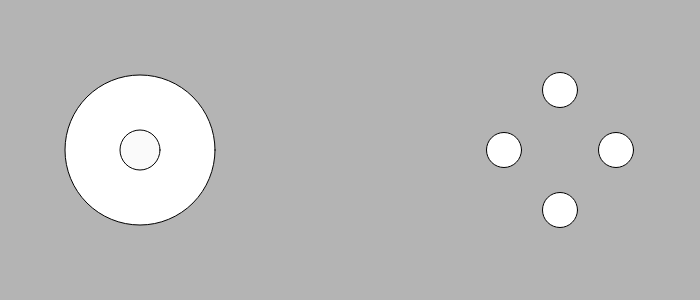
Frame 1 (no input)
Frame 60 (no input): identical to frame 1, image omitted
Frame 120 (the mouse pressed at the canvas centre since frame 60): identical to frame 1, image omitted

The p5.js sketch that drew this single still picture (run headless with seeded random() and noise() and a simulated clock; from frame 60 on, the mouse is pressed at the canvas centre):

// p5.js sketch
// ── sketch.js
// This sketch shows the joystick and button values from the Arduino sketch
// entitled '4Button2AxisJoystick.ino' and found here:
//  - https://github.com/jonfroehlich/arduino/tree/master/GameController/4Button2AxisJoystick
//
// It will work with any Arduino program that uses Mouse.move() and Keyboard.press()
// commands. For the keyboard, we've currently hooked up the arrow keys to the four
// directional buttons.
//
// By Jon Froehlich
// @jonfroehlich
// http://makeabilitylab.io
// 

const SPACEBAR_KEYCODE = 32;
let smallButtonSize = 35;
let unpressedColor;
let pressedColor;
let prevMouseX;
let prevMouseY;

let mouseXDelta = 0;
let mouseYDelta = 0
let lastMouseMoveTimestamp;

function setup() {
  createCanvas(700, 300);

  // Accessibility: text description of the canvas for screen readers
  // https://p5js.org/reference/p5/describe/
  describe("A game-controller display showing four directional buttons that darken when pressed and a large joystick circle with a smaller dot that moves to reflect joystick input from an Arduino.");

  unpressedColor = color(255);
  pressedColor = color(50);
  
  prevMouseX = mouseX;
  prevMouseY = mouseY;
  mouseMoveTimestamp = millis();
}

function draw() {
  background(180);
  
  let yUpButton = height * 0.3;
  let xUpButton = width * 0.8;
  fill(getButtonStateColor(UP_ARROW));
  circle(xUpButton, yUpButton, smallButtonSize); 
  
  let yDownButton = height * 0.7;
  let xDownButton = xUpButton;
  fill(getButtonStateColor(DOWN_ARROW));
  circle(xDownButton, yDownButton, smallButtonSize); 
  
  let yLeftButton = height * 0.5;
  let xLeftButton = xUpButton - 1.6 * smallButtonSize;
  fill(getButtonStateColor(LEFT_ARROW));
  circle(xLeftButton, yLeftButton, smallButtonSize); 
  
  let yRightButton = yLeftButton;
  let xRightButton = xUpButton + (xUpButton - xLeftButton);
  fill(getButtonStateColor(RIGHT_ARROW));
  circle(xRightButton, yRightButton, smallButtonSize);
  
  
  // 
  let baseJoystickSize = 150;
  let joystickPosSize = 40;
  let baseJoystickX = width * 0.2;
  let baseJoystickY = height / 2;
  fill(255);
  circle(baseJoystickX, baseJoystickY, baseJoystickSize);
  
  if(millis() - lastMouseMoveTimestamp > 200){
    mouseXDelta = 0;
    mouseYDelta = 0;
    prevMouseX = mouseX;
    prevMouseY = mouseY;
  }
  
  if(abs(mouseXDelta) > 0 || abs(mouseYDelta) > 0){
    fill(0);
    let x = baseJoystickX + mouseXDelta;
    let y = baseJoystickY + mouseYDelta;
    let distance = int(dist(baseJoystickX, baseJoystickY, x, y));
    
    if(distance > baseJoystickSize / 2){
      let angle = atan2(y - baseJoystickY, x - baseJoystickX);
      //print(angle);
      
      x = cos(angle) * baseJoystickSize/2 + baseJoystickX;
      y = sin(angle) * baseJoystickSize/2 + baseJoystickY;
    }
    
    // if(x + joystickPosSize / 2 > baseJoystickX + baseJoystickSize / 2){
    //   x = baseJoystickX + baseJoystickSize / 2 - joystickPosSize / 2
    // }else if(x - joystickPosSize / 2 < baseJoystickX - baseJoystickSize / 2){
    //   x = baseJoystickX - baseJoystickSize / 2 + joystickPosSize / 2
    // }
    
    circle(x, y, joystickPosSize);
  }else if(abs(mouseXDelta) == 0 || abs(mouseYDelta) == 0){
    fill(250);
    circle(baseJoystickX, baseJoystickY, joystickPosSize);
  }

}

function getButtonStateColor(keyCode){
  if(keyIsDown(keyCode)){
    return pressedColor; 
  }else{
    return unpressedColor; 
  }
}

function keyPressed(){
  print("keyPressed", key);
}

function mouseMoved(event) {
  lastMouseMoveTimestamp = millis();
  mouseXDelta = mouseX - prevMouseX;
  mouseYDelta = mouseY - prevMouseY;
  
  prevMouseX = mouseX;
  prevMouseY = mouseY;
  
  print(millis(), "mouseX", mouseX, "mouseY", mouseY, "mouseXDelta", mouseXDelta, "mouseYDelta", mouseYDelta); 
}
